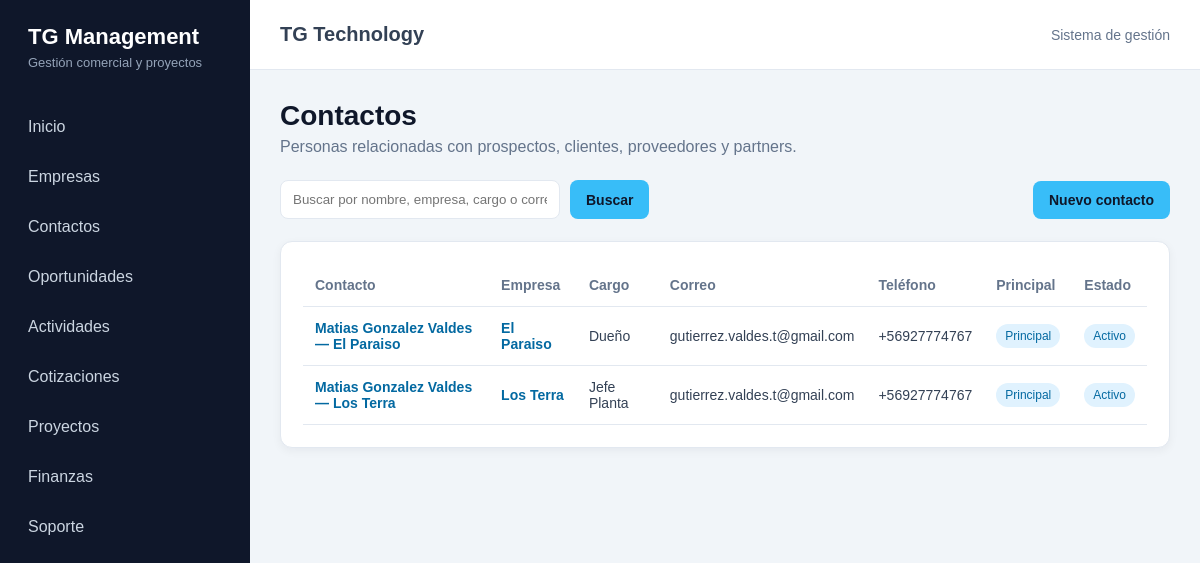
The page /crm/contactos/ on the database its author committed.
### crm/models.py (models this page shows)
class Contacto(models.Model):
    empresa = models.ForeignKey(
        Empresa,
        verbose_name="Empresa",
        on_delete=models.CASCADE,
        related_name="contactos",
    )
    nombres = models.CharField(
        "Nombres",
        max_length=100,
    )
    apellidos = models.CharField(
        "Apellidos",
        max_length=100,
        blank=True,
    )
    cargo = models.CharField(
        "Cargo",
        max_length=120,
        blank=True,
    )
    email = models.EmailField(
        "Correo electrónico",
        blank=True,
    )
    telefono = models.CharField(
        "Teléfono",
        max_length=30,
        blank=True,
    )
    es_contacto_principal = models.BooleanField(
        "Contacto principal",
        default=False,
    )
    activo = models.BooleanField(
        "Activo",
        default=True,
    )
    observaciones = models.TextField(
        "Observaciones",
        blank=True,
    )
    fecha_creacion = models.DateTimeField(
        "Fecha de creación",
        auto_now_add=True,
    )
    fecha_actualizacion = models.DateTimeField(
        "Última actualización",
        auto_now=True,
    )
    class Meta:
        verbose_name = "Contacto"
        verbose_name_plural = "Contactos"
        ordering = ["empresa", "nombres", "apellidos"]
    def __str__(self):
        nombre_completo = f"{self.nombres} {self.apellidos}".strip()
        return f"{nombre_completo} — {self.empresa}"

class Empresa(models.Model):
    class TipoEmpresa(models.TextChoices):
        PROSPECTO = "PROSPECTO", "Prospecto"
        CLIENTE = "CLIENTE", "Cliente"
        PROVEEDOR = "PROVEEDOR", "Proveedor"
        PARTNER = "PARTNER", "Partner"
    class EstadoEmpresa(models.TextChoices):
        ACTIVA = "ACTIVA", "Activa"
        INACTIVA = "INACTIVA", "Inactiva"
    razon_social = models.CharField(
        "Razón social",
        max_length=200,
    )
    nombre_fantasia = models.CharField(
        "Nombre de fantasía",
        max_length=200,
        blank=True,
    )
    rut = models.CharField(
        "RUT",
        max_length=20,
        blank=True,
        unique=True,
        null=True,
    )
    tipo = models.CharField(
        "Tipo de empresa",
        max_length=20,
        choices=TipoEmpresa.choices,
        default=TipoEmpresa.PROSPECTO,
    )
    rubro = models.CharField(
        "Rubro",
        max_length=150,
        blank=True,
    )
    sitio_web = models.URLField(
        "Sitio web",
        blank=True,
    )
    telefono = models.CharField(
        "Teléfono",
        max_length=30,
        blank=True,
    )
    email = models.EmailField(
        "Correo electrónico",
        blank=True,
    )
    direccion = models.CharField(
        "Dirección",
        max_length=250,
        blank=True,
    )
    comuna = models.CharField(
        "Comuna",
        max_length=100,
        blank=True,
    )
    region = models.CharField(
        "Región",
        max_length=100,
        blank=True,
    )
    estado = models.CharField(
        "Estado",
        max_length=20,
        choices=EstadoEmpresa.choices,
        default=EstadoEmpresa.ACTIVA,
    )
    observaciones = models.TextField(
        "Observaciones",
        blank=True,
    )
    creado_por = models.ForeignKey(
        settings.AUTH_USER_MODEL,
        verbose_name="Creado por",
        on_delete=models.SET_NULL,
        null=True,
        blank=True,
        related_name="empresas_creadas",
    )
    fecha_creacion = models.DateTimeField(
        "Fecha de creación",
        auto_now_add=True,
    )
    fecha_actualizacion = models.DateTimeField(
        "Última actualización",
        auto_now=True,
    )
    class Meta:
        verbose_name = "Empresa"
        verbose_name_plural = "Empresas"
        ordering = ["razon_social"]
    def __str__(self):
        return self.nombre_fantasia or self.razon_social

### crm/views.py (the view, shortened to what this page needs)
def contacto_lista(request):
    busqueda = request.GET.get("q", "").strip()
    contactos = Contacto.objects.select_related(
        "empresa"
    ).all()
    contexto = {
        "contactos": contactos,
        "busqueda": busqueda,
    }
    return render(
        request,
        "crm/contacto_lista.html",
        contexto,
    )

### crm/templates/crm/contacto_lista.html (shortened to what this page needs)
{% extends "core/base.html" %}
{% block content %}
    <div class="encabezado-pagina">
        <h1>Contactos</h1>
        <p>
            Personas relacionadas con prospectos, clientes,
            proveedores y partners.
        </p>
    </div>
    <div class="acciones">
        <form method="get" class="buscador">
            <input
                type="text"
                name="q"
                value="{{ busqueda }}"
                placeholder="Buscar por nombre, empresa, cargo o correo"
            >
            <button type="submit" class="boton">
                Buscar
            </button>
        </form>
        <a
            href="{% url 'crm:contacto_crear' %}"
            class="boton"
        >
            Nuevo contacto
        </a>
    </div>
    <div class="panel">
        {% if contactos %}
            <div class="tabla-contenedor">
                <table>
                    <thead>
                        <tr>
                            <th>Contacto</th>
                            <th>Empresa</th>
                            <th>Cargo</th>
                            <th>Correo</th>
                            <th>Teléfono</th>
                            <th>Principal</th>
                            <th>Estado</th>
                        </tr>
                    </thead>
                    <tbody>
                        {% for contacto in contactos %}
                            <tr>
                                <td>
                                    <a
                                        href="{% url 'crm:contacto_detalle' contacto.pk %}"
                                        class="enlace-tabla"
                                    >
                                        {{ contacto }}
                                    </a>
                                </td>
                                <td>
                                    <a
                                        href="{% url 'crm:empresa_detalle' contacto.empresa.pk %}"
                                        class="enlace-tabla"
                                    >
                                        {{ contacto.empresa }}
                                    </a>
                                </td>
                                <td>
                                    {{ contacto.cargo|default:"—" }}
                                </td>
                                <td>
                                    {{ contacto.email|default:"—" }}
                                </td>
                                <td>
                                    {{ contacto.telefono|default:"—" }}
                                </td>
                                <td>
                                    {% if contacto.es_contacto_principal %}
                                        <span class="estado">
                                            Principal
                                        </span>
                                    {% else %}
                                        —
                                    {% endif %}
                                </td>
                                <td>
                                    {% if contacto.activo %}
                                        <span class="estado">
                                            Activo
                                        </span>
                                    {% else %}
                                        <span class="estado estado-inactivo">
                                            Inactivo
                                        </span>
                                    {% endif %}
                                </td>
                            </tr>
                        {% endfor %}
                    </tbody>
                </table>
            </div>
        {% endif %}
    </div>
{% endblock %}

### core/static/core/css/styles.css (style rules this page uses)
:root { --color-principal: #0f172a; --color-secundario: #1e293b; --color-acento: #38bdf8; --color-fondo: #f1f5f9; --color-blanco: #ffffff; --color-texto: #334155; --color-texto-secundario: #64748b; --color-borde: #e2e8f0; --color-exito: #16a34a; --color-advertencia: #d97706; --color-peligro: #b91c1c; --sombra-suave: 0 3px 10px rgba(15, 23, 42, 0.05); }
* { box-sizing: border-box; margin: 0; padding: 0; }
body { min-height: 100vh; font-family: Arial, Helvetica, sans-serif; background-color: var(--color-fondo); color: var(--color-texto); }
.encabezado-pagina { margin-bottom: 24px; }
.encabezado-pagina h1 { margin-bottom: 6px; font-size: 28px; color: var(--color-principal); }
.encabezado-pagina p { color: var(--color-texto-secundario); }
.panel { padding: 22px; border: 1px solid var(--color-borde); border-radius: 12px; background-color: var(--color-blanco); box-shadow: var(--sombra-suave); }
.tabla-contenedor { width: 100%; overflow-x: auto; }
table { width: 100%; border-collapse: collapse; }
th, td { padding: 13px 12px; border-bottom: 1px solid var(--color-borde); text-align: left; font-size: 14px; }
th { color: var(--color-texto-secundario); font-weight: 600; }
.estado { display: inline-block; padding: 5px 9px; border-radius: 20px; background-color: #e0f2fe; color: #0369a1; font-size: 12px; }
.enlace-tabla { color: #0369a1; font-weight: 600; text-decoration: none; }
.acciones { display: flex; justify-content: space-between; align-items: center; gap: 16px; margin-bottom: 22px; }
.boton { display: inline-block; padding: 11px 16px; border: none; border-radius: 8px; background-color: var(--color-acento); color: var(--color-principal); font-family: inherit; font-size: 14px; font-weight: 700; text-align: center; text-decoration: none; cursor: pointer; transition: opacity 0.2s ease, transform 0.2s ease; }
.buscador { display: flex; gap: 10px; }
.buscador input { min-width: 280px; padding: 11px 12px; border: 1px solid var(--color-borde); border-radius: 8px; font-family: inherit; }

### rows shown on the page
Contacto: nombres+apellidos+empresa "Matias Gonzalez Valdes — El Paraiso", empresa "El Paraiso", cargo "Dueño", email "gutierrez.valdes.t@gmail.com", telefono "+56927774767", es_contacto_principal "Principal", activo "Activo"
Contacto: nombres+apellidos+empresa "Matias Gonzalez Valdes — Los Terra", empresa "Los Terra", cargo "Jefe Planta", email "gutierrez.valdes.t@gmail.com", telefono "+56927774767", es_contacto_principal "Principal", activo "Activo"
